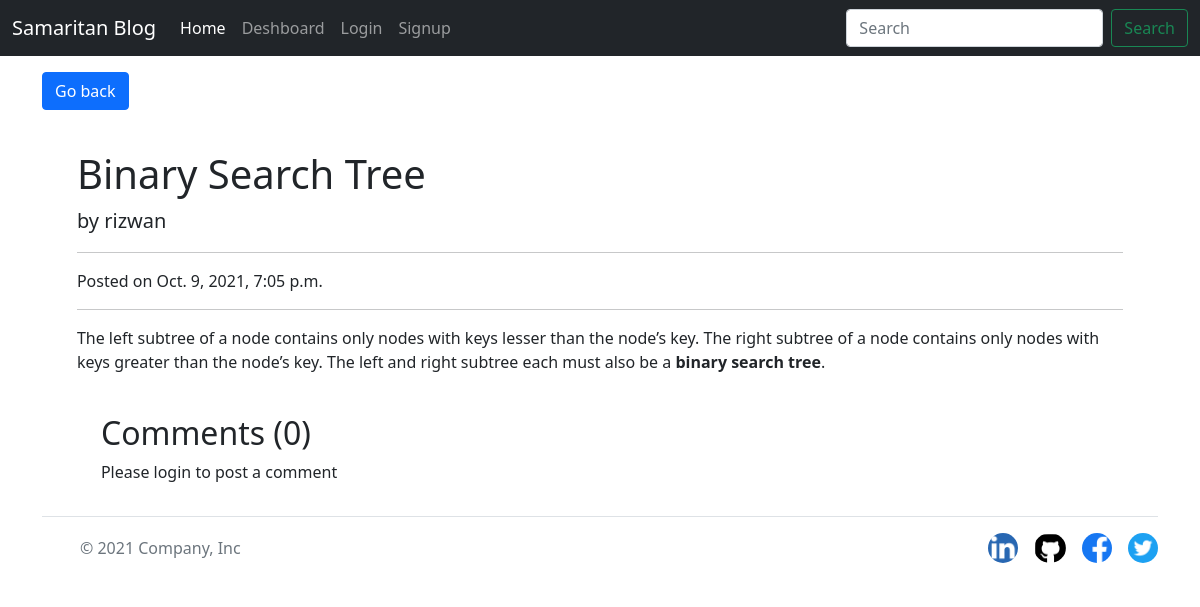
Screenshot of /post/2 with the database file from the repository.
### blog/models.py (models this page shows, shortened)
class Post(models.Model):
    title = models.CharField(max_length=50)
    author = models.ForeignKey(User, on_delete=models.CASCADE)
    published_date = models.DateTimeField(default=timezone.now)
    content = RichTextField(blank = True, null = True)
    visible = models.BooleanField(default=False)
    upload = models.ImageField(upload_to ='uploads/')

### blog/views.py (the view)
# urls.py: path('post/<int:pk>', views.PostDetail, name='PostDetail'),
def PostDetail(request, pk):
    post = Post.objects.get(pk=pk)
    if post.visible == True or request.user.is_superuser or post.author == request.user:
        comments= PostComment.objects.filter(post=post).order_by('timestamp').reverse()
        context={'post':post, 'comments': comments}
        return render(request, "blog/postdetail.html", context)

### blog/templates/blog/postdetail.html (shortened to what this page needs)
{% extends 'blog/base.html' %}
{% load static %}
{% block content %}
<a class="btn btn-primary my-3" href="{% url 'home' %}"> Go back </a>
<div class="container">
        <div class="row" style="margin-right: 1%; margin-left: 1%;">
        <div class="col">
            <h1 class="mt-4">{{post.title}}</h1>
            <p class="lead">
                by {{ post.author}}
            </p>
            <hr>
            <p>Posted on {{post.published_date}}</p>
            <hr>
            <p>
                {{ post.content|safe }}
            </p>
            <br />
            <div class="container">
                <h2> Comments ({{comments.count}}) </h2>
                <div class="my-2">
                    {% if user.is_authenticated %}
                    <form action="{% url 'postComment' %}" method="post">
                        {% csrf_token %}
                        <div class="form-group">
                            <label for="exampleInputEmail1">Post Comment </label>
                            <textarea type="text" class="form-control" name="comment"
                                placeholder="Enter comment here"></textarea>
                        </div>
                        <input type="hidden" name="postSno" value="{{post.id}}">
                        <input type="hidden" name="parentSno" value="">
                        <button type="submit" class="btn btn-primary my-3">Submit</button>
                    </form>
                    {% else %}
                    Please login to post a comment
                    {% endif %}
                </div>
            </div>
        </div>
    </div>
</div>
{% endblock content %}

### blog/static/blog/css/style.css (style rules this page uses)
a { text-decoration: none; }

### rows the page displays
Post: title "Binary Search Tree", author "rizwan", published_date "Oct. 9, 2021, 7:05 p.m.", content "The left subtree of a node contains only nodes with keys lesser than the node’s key. The right subtree of a node contains only nodes with keys greater than the node’s key. The left and right subtree each must also be a binary search tree ."

### other values shown
{{ comments.count }} "0"
